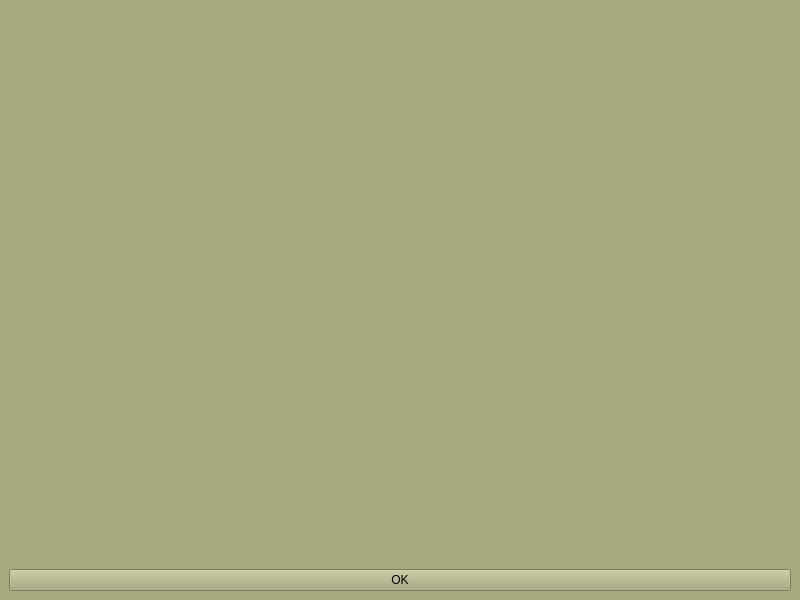
<?xml version="1.0" encoding="UTF-8"?>
<ui version="4.0">
 <class>MainWindow</class>
 <widget class="QMainWindow" name="MainWindow">
  <property name="geometry">
   <rect>
    <x>0</x>
    <y>0</y>
    <width>800</width>
    <height>600</height>
   </rect>
  </property>
  <property name="windowTitle">
   <string>MainWindow</string>
  </property>
  <property name="styleSheet">
   <string notr="true">background-color: rgb(170, 170, 127);</string>
  </property>
  <widget class="QWidget" name="centralwidget">
   <layout class="QGridLayout" name="gridLayout">
    <item row="1" column="0">
     <widget class="QPushButton" name="botao">
      <property name="text">
       <string>OK</string>
      </property>
     </widget>
    </item>
    <item row="0" column="0">
     <spacer name="verticalSpacer">
      <property name="orientation">
       <enum>Qt::Vertical</enum>
      </property>
      <property name="sizeHint" stdset="0">
       <size>
        <width>20</width>
        <height>40</height>
       </size>
      </property>
     </spacer>
    </item>
   </layout>
  </widget>
 </widget>
 <resources/>
 <connections/>
</ui>
